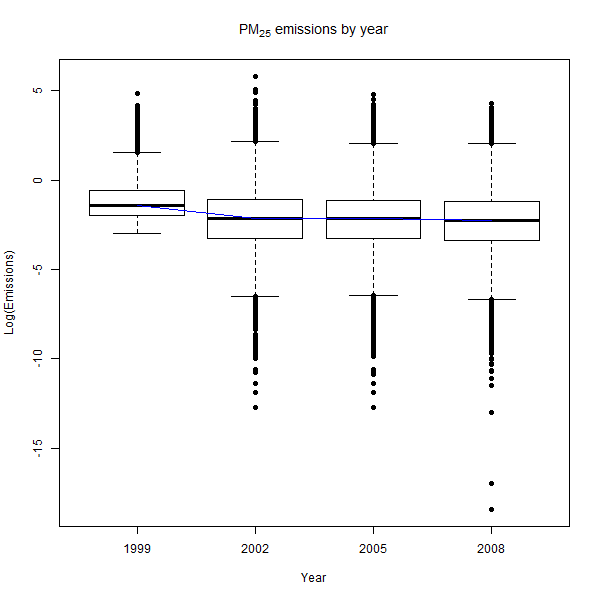

The script that saved this image:
source("getData.R")

# we create a line with year and the median for every year
med <- as.tbl(pm25) %>%
        select(year = yearf, Emissions, logEm) %>%
        group_by(year) %>%
        summarise(medEm = median(Emissions), medLogEm = median(logEm))

with(subset(pm25), {
        boxplot(logEm ~ year, pch = 19, outline = T) #we put box using Log, the lower the better
})
lines(med$year, y = med$medLogEm, col = "blue" , lwd = 1)
title(main = expression('PM'[25]*' emissions by year'),
        ylab = "Log(Emissions)", 
        xlab= "Year")
# now to create the PNG plot, i chose to recreate insted of dev.copy
png("plot1.png", width = 600, height = 600)
        with(subset(pm25), {
                boxplot(logEm ~ year, pch = 19, outline = T) #we put box using Log, the lower the better
        })
        lines(med$year, y = med$medLogEm, col = "blue" , lwd = 1)
        title(main = expression('PM'[25]*' emissions by year'),
              ylab = "Log(Emissions)", 
              xlab= "Year")
dev.off()